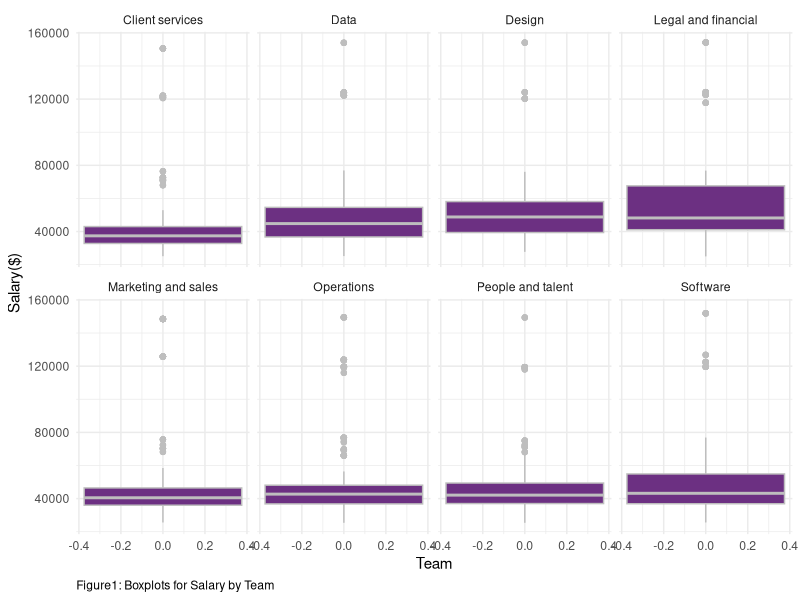
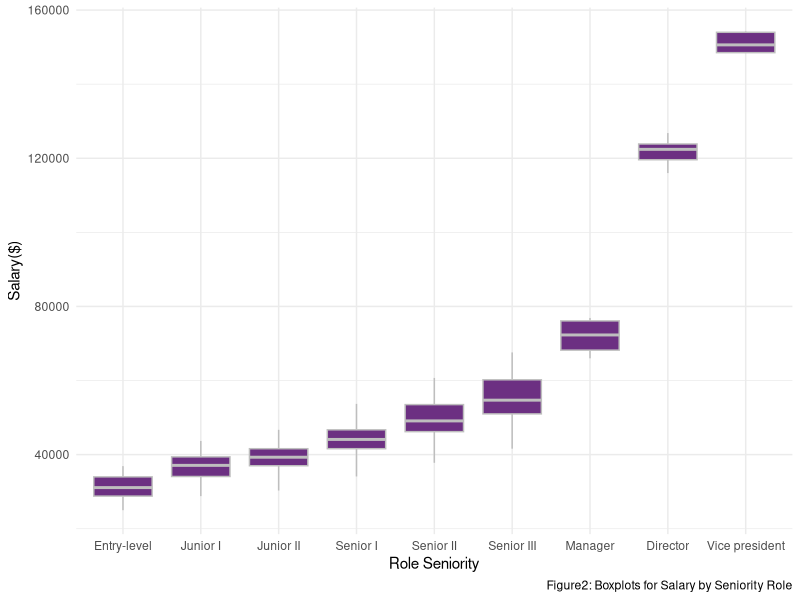
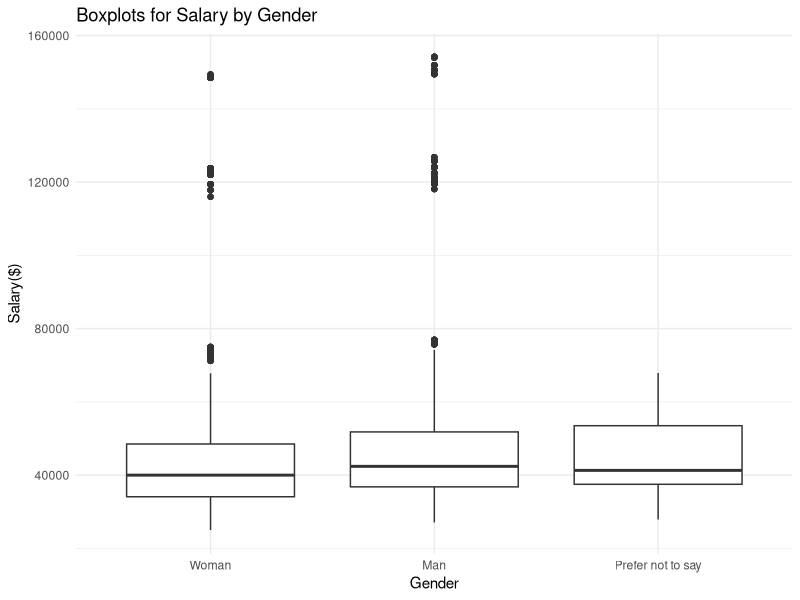
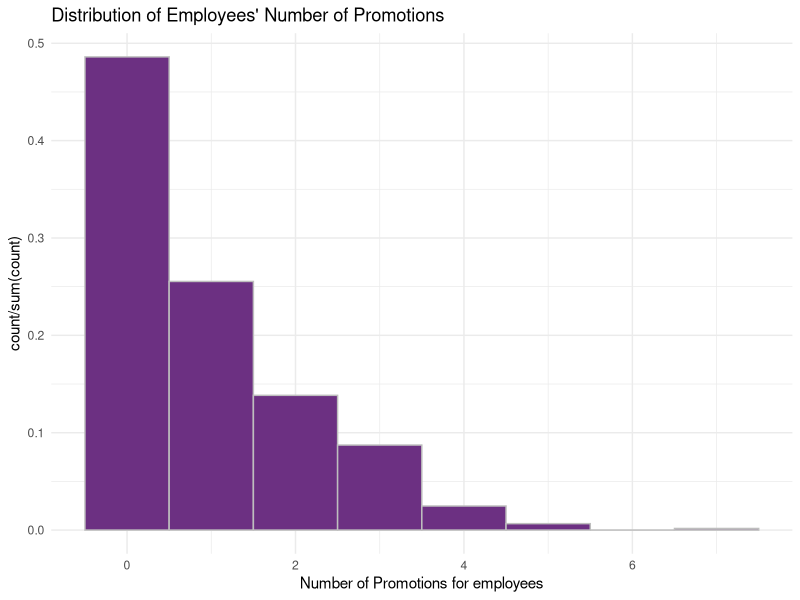
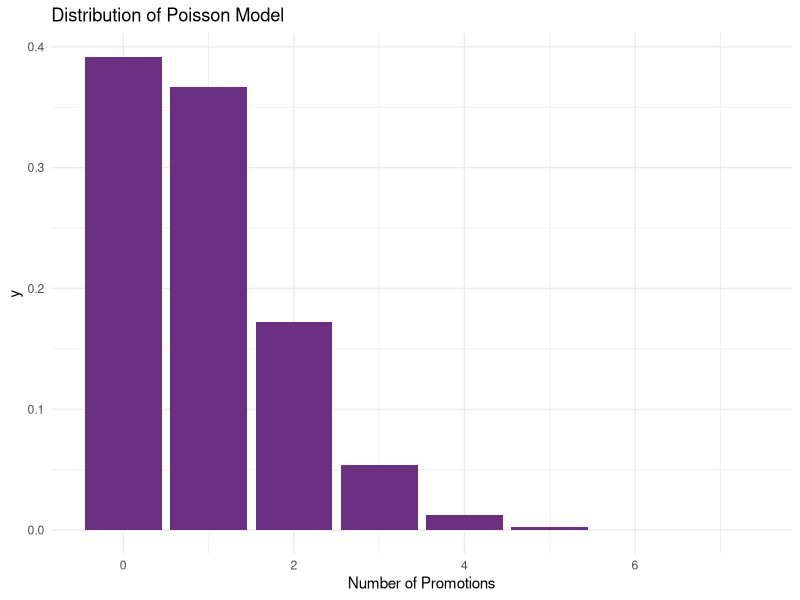
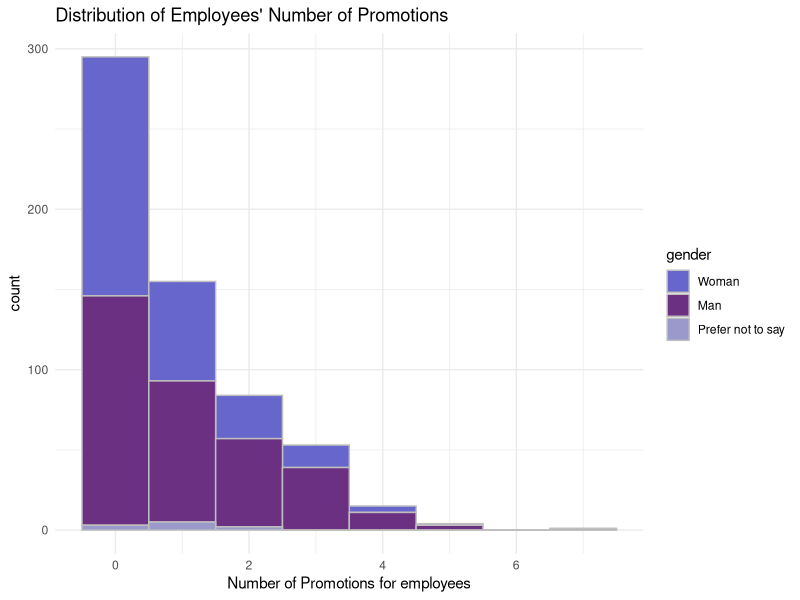
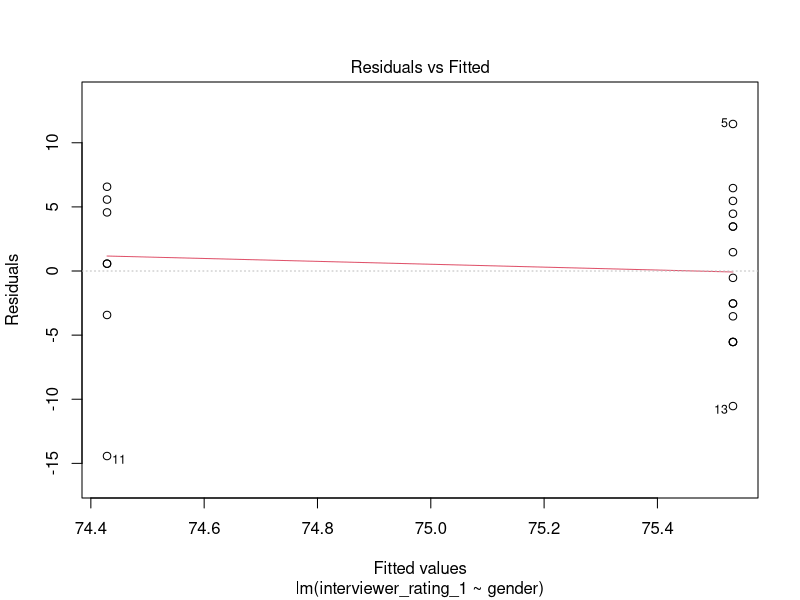
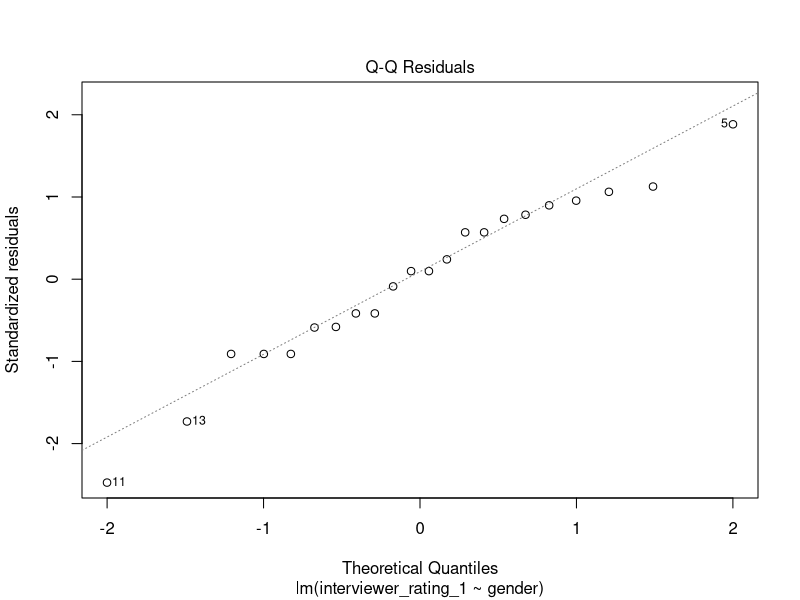

The R source for these figures, in order:
## ---- chunk 1
library(tidyverse)
library(lme4)
library(mgcv)
library(kableExtra)
install.packages("gridExtra")
library(gridExtra)
# this should supress all code and messages
knitr::opts_chunk$set(include=FALSE)
## ---- chunk 2
############################################################################################################
#DATA CLEANING PART
############################################################################################################

# read in the data
black_saber_current_employees <- read_csv("data/black-saber-current-employees.csv")

#change salary varaible from characters to doubles
black_saber_current_employees_cleaned <- black_saber_current_employees %>% 
  mutate(salary = str_extract_all(salary, "\\d+,\\d+")) %>% #only extracting the number part(i.e., remove $)
  mutate(salary = str_remove_all(salary, ",")) %>% # remove comma(,)
  mutate(salary = as.numeric(salary)) %>% #change to doubles
  #changing the orders of role as hierarchy, rather than alphabetical order(see below note)
  mutate(role_seniority = fct_relevel(role_seniority, "Manager", after = 7)) %>% 
  mutate(role_seniority = fct_relevel(role_seniority, "Director", after = 7)) %>%
  #changing the orders of gender for clairty in explanation for promotion analaysis part
  mutate(gender = fct_relevel(gender, "Woman", after = 0))

#NOTES
#(Before changing): Director Entry-level Junior I Junior II Manager Senior I Senior II Senior III Vice president
#(After chaning): “Entry-level”,“Junior I”,“JuniorII”,“Senior I”,“Senior II”,“Senior III”,“Manager”, “Director”,“Vicepresident” 

## ---- chunk 3
#########################################################################################################
#EXPLORATORY ANALYSIS
#########################################################################################################
# create a visualisation (a boxplot to see if teams have systematic differences in their salary)
#some teams might be more important to the company 
#e.g., bc it is a software company, software team might be more valuable to the company and thus receive higher salary, yet this is fair in the sense that the Gideon wants salary based on "talent and value to the company”)

my_plot_salary_by_role_team <- black_saber_current_employees_cleaned %>% 
  ggplot(aes(y = salary)) +
  facet_wrap(~team, nrow = 2) +
  geom_boxplot(colour = "grey", fill = "#6C3082") +
  theme_minimal() +
  labs(x = "Team", y= "Salary($)", caption = "Figure1: Boxplots for Salary by Team") +
  theme(plot.caption = element_text(hjust = 0))

my_plot_salary_by_role_team
ggsave("images/salary_boxplot_team.png", width = 6, height = 4)

## ---- chunk 4

#exploring whether there is difference in salary by roles.
#there should be difference, since higher the role, the more salary people earn since they are more valuable to the company

my_plot_salary_by_role <- black_saber_current_employees_cleaned %>% 
  ggplot(aes(x = role_seniority, y = salary)) +
  geom_boxplot(colour = "grey", fill = "#6C3082") +
  theme_minimal() +
  labs(x="Role Seniority", y= "Salary($)", caption = "Figure2: Boxplots for Salary by Seniority Role")

my_plot_salary_by_role
ggsave("images/salary_boxplot_role.png", width = 6, height = 3)

#side note: does follow the seniority trend, which is Least senior to most senior: “Entry-level”,“Junior I”,“JuniorII”,“Senior I”,“Senior II”,“Senior III”,“Manager”, “Director”,“Vicepresident”

## ---- chunk 5
#########################################################################################################

#exploring whether there is gender difference in salary
my_plot_salary_by_gender <- black_saber_current_employees_cleaned %>% 
  ggplot(aes(x = gender, y = salary)) +
  geom_boxplot() +
  theme_minimal() +
  labs(title = "Boxplots for Salary by Gender", x = "Gender", y= "Salary($)")
  
my_plot_salary_by_gender
#result(interpretation of the plot): Gender does not seem to have fixed effect on salary. In other words, no gender bias, which is good considering EDI (but when doing model comparison, we will see whether such is true numerically)

ggsave("images/salary_boxplot_gender.png", width = 5, height = 2)

#########ONE-WAY ANOVA ON SALARY AND GENDER AS GROUP####################

lmod_gender <- lm(salary ~ gender, data = black_saber_current_employees_cleaned)
summary(lmod_gender)
#HOWEVER, UNLIKE THE VISUALIZATION, THERE WAS A SIGNIFICANT DIFFERENCE IN GENDER! THERE MIGHT BE GENDER BIAS IN SALARY(we will see this in model fitting part)

## ---- chunk 6
#########################################################################################################
#MODEL FITTING
#########################################################################################################

#fitting a linear mixed model while setting financial quarter (financial_q)
#rationale: in some quarters, the company earns a lot of money and so all employees earn more money in that quarter, but when the quarter is not good, all earn less money.

salary_lmer <- lmer(salary ~ gender + team + role_seniority + leadership_for_level + productivity + (1|financial_q), data = black_saber_current_employees_cleaned)
#summary(salary_lmer)

#cannot take face-value to whether team has systematic difference and so just to check, we added this model without team so that when we compare it with salary_lmer, we can know whether we must include team or not fpre better prediction.
salary_lmer_no_team <- lmer(salary ~ gender + role_seniority + leadership_for_level + productivity + (1|financial_q), data = black_saber_current_employees_cleaned)
#summary(salary_lmer)

salary_lmer_no_gender <- lmer(salary ~ team + role_seniority + leadership_for_level + productivity + (1|financial_q), data = black_saber_current_employees_cleaned)
#summary(salary_lmer_no_gender)

## ---- chunk 7
#########################################################################################################
#MODEL COMPARISION TEST
#########################################################################################################


#THIS TEST CONFIRMS THAT THERE IS A GENDER BIAS IN SALARY
lmtest::lrtest(salary_lmer, salary_lmer_no_gender)
#conclusion: indeed, becuase the p-value is significant, simpler model does NOT explain better than complex model = should include gender to have better predictive ability...

## ---- chunk 8
#This test confirms that we need team as predictor
lmtest::lrtest(salary_lmer, salary_lmer_no_team)
## ---- chunk 9
############################################################################################################
#DATA CLEANING PART
############################################################################################################
# create a variable called promotion count that keeps track of the number of times
# each employee got promoted
test_employee_data <- black_saber_current_employees_cleaned %>%
  mutate(employee_role = as.numeric(role_seniority)) %>%
  select(employee_id, employee_role) %>%
  group_by(employee_id)%>%
  mutate(initial_role=min(employee_role)) %>%
  mutate(current_role=max(employee_role)) %>%
  mutate(promotion_count = current_role - initial_role) %>%
  select(employee_id, promotion_count) %>%
  unique()

# `work_period` variable counts how many financial quarters each employee has gone through
# this gives us an idea of how long each employee has been working at the company
working_period <- black_saber_current_employees_cleaned %>%
  group_by(employee_id) %>%
  summarise(work_period = n())

# create a new variable called `employee_role` which saves role_seniority as numbers and
# create another variable called `initial_role` that indicates the initial role of the employee
role_seniority_data <- black_saber_current_employees_cleaned %>% 
  mutate(employee_role = as.numeric(role_seniority)) %>%
  select(employee_id, employee_role) %>%
  unique()%>%
  group_by(employee_id)%>%
  mutate(initial_role=min(employee_role)) %>%
  mutate(current_role=max(employee_role))

# data that only contains the most recent (2020 Q4) information on each employee
test_employee_data <- full_join(black_saber_current_employees_cleaned, test_employee_data) %>%
  left_join(working_period) %>%
  mutate(year = as.numeric(str_extract_all(financial_q, "\\d+\\d+"))) %>%
  mutate(quarter = as.numeric(substr(financial_q,7,7))) %>% 
  group_by(employee_id) %>%
  mutate(recent_year = max(year)) %>%
  filter(year == recent_year) %>%
  mutate(recent_quarter = max(quarter)) %>%
  filter(quarter == recent_quarter) %>%
  right_join(y = role_seniority_data) %>% 
  filter(employee_role == current_role) %>% 
  select(-c(year, quarter, recent_year, recent_quarter, current_role, employee_role, initial_role))

## ---- chunk 10
#########################################################################################################
#EXPLORATORY ANALYSIS
#########################################################################################################

# proportion of different numbers of promotion
prop.table(table(test_employee_data$promotion_count))

# mean number of promotions
mean(test_employee_data$promotion_count)
sd(test_employee_data$promotion_count)

promotion_count_plot <- test_employee_data %>% 
  ggplot(aes(x = promotion_count)) +
  geom_histogram(aes(y = stat(count / sum(count))), colour = "grey", fill = "#6C3082", binwidth= 1) +
  theme_minimal() +
  labs(title = "Distribution of Employees' Number of Promotions", x = "Number of Promotions for employees")

promotion_count_plot


promotion_count_poisson_plot <- ggplot(transform(data.frame(x=c(0:7)), y=dpois(x, lambda = mean(test_employee_data$promotion_count))), aes(x, y)) + 
  geom_bar(stat="identity", fill = "#6C3082") + 
  theme_minimal() +
  labs(title = "Distribution of Poisson Model", x = "Number of Promotions")
  
promotion_count_poisson_plot


promotion_count_by_gender_plot <- test_employee_data %>% 
  ggplot(aes(x = promotion_count, fill = gender)) +
  geom_histogram(colour = "grey", binwidth= 1) +
  theme_minimal() +
  labs(title = "Distribution of Employees' Number of Promotions", x = "Number of Promotions for employees") + 
  scale_fill_manual(values=c("#6666CC", "#6C3082","#9999CC"))

promotion_count_by_gender_plot
## ---- chunk 11
#########################################################################################################
#MODEL FITTING
#########################################################################################################
# test model to see if gender, leadership level and productivity of each employee affect their number of promotions
# (offset: account for different work periods for the employees, while allowing for counts to still be the response.)
mod1 <- glm(promotion_count ~ gender, family = poisson, offset = log(work_period), data = test_employee_data)

mod2 <- glm(promotion_count ~ gender + leadership_for_level, family = poisson, offset = log(work_period), data = test_employee_data)

mod3 <- glm(promotion_count ~ gender + leadership_for_level + productivity, family = poisson, offset = log(work_period), data = test_employee_data) 

lmtest::lrtest(mod1, mod2, mod3)
round(coef(summary(mod1)),4)
round(confint(mod1),4)

mod4 <- glmer(promotion_count ~ gender + (1|team), family = poisson, offset = log(work_period), data = test_employee_data)
# mod4 suggests that having the random effect for `team` may be meaningless since the random effect is very small.


## ---- chunk 12
#########################################################################################################
#DATA CLEANING PART
#########################################################################################################

# read in the data
phase1_applicants <- read.csv("data/phase1-new-grad-applicants-2020.csv")
phase2_applicants <- read.csv("data/phase2-new-grad-applicants-2020.csv")
phase3_applicants <- read.csv("data/phase3-new-grad-applicants-2020.csv")
final_hired <- read.csv("data/final-hires-newgrad_2020.csv")

#make new variable which tells whether applicant is accepted for each phase or not
#add gender if the dataset doesn't have
final_hired_cleaned <- final_hired %>% 
  mutate(hired = 1)

phase3_applicants_cleaned <- phase3_applicants %>% 
  full_join(final_hired_cleaned) %>% 
  mutate(hired = replace_na(hired, 0)) %>% 
  left_join(phase2_applicants) %>% 
  select(applicant_id : hired, gender) %>% 
  mutate(gender = fct_relevel(gender, "Woman", after = 0)) %>% 
  mutate(hired_word = case_when(hired == 0 ~ "Fail", 
                                         hired == 1 ~ "Pass")) %>% 
  mutate(phase2accepted = 1)

phase2_applicants_cleaned <- phase2_applicants %>% 
  full_join(phase3_applicants_cleaned) %>% 
  mutate(phase2accepted = replace_na(phase2accepted, 0)) %>% 
  select(applicant_id, gender, technical_skills:speaking_skills, phase2accepted) %>%
  mutate(gender = fct_relevel(gender, "Woman", after = 0)) %>% 
  mutate(phase2accepted_word = case_when(phase2accepted == 0 ~ "Fail", 
                                         phase2accepted == 1 ~ "Pass")) %>% 
  mutate(phase1accepted = 1) # %>% 
  #filter(gender != "Prefer not to say")

phase1_applicants_cleaned <- phase1_applicants %>% 
  full_join(phase2_applicants_cleaned) %>% 
  select(applicant_id:work_experience, phase1accepted) %>% 
  mutate(phase1accepted = replace_na(phase1accepted, 0)) %>%
  mutate(gender = fct_relevel(gender, "Woman", after = 0)) %>% 
  mutate(phase1accepted_word = case_when(phase1accepted == 0 ~ "Fail",
                                         phase1accepted == 1 ~ "Pass"))

phase2_applicants_cleaned <- filter(phase2_applicants_cleaned, gender != "Prefer not to say")
## ---- chunk 13
#########################################################################################################
#EXPLORATORY ANALYSIS
#########################################################################################################

#proportion of female
sum(phase1_applicants$gender == "Woman") / nrow(phase1_applicants)
sum(phase1_applicants$gender == "Prefer not to say") / nrow(phase1_applicants)
sum(phase2_applicants_cleaned$phase2accepted ==1) / nrow(phase2_applicants_cleaned)

# create a visualisation (a boxplot to see if gender has systematic differences in their phase approved)

#stacked bar chart that displays the proportion of applicants with each accepted group, for each gender
bar_proportion_phase1 <- ggplot(data = phase1_applicants_cleaned, aes(x = gender, fill = phase1accepted_word)) +
  geom_bar(position = "fill") +
  scale_fill_manual(values=c("#9999CC", "#6C3082")) +
  theme_minimal() +
  labs(title = "Pass Rate in Phase 1 by Gender",
       x = "Gender", y = "Approved Proportion") + 
  theme(legend.position = "none")

bar_proportion_phase2 <- ggplot(data = phase2_applicants_cleaned, aes(x = gender, fill = phase2accepted_word)) +
  geom_bar(position = "fill") +
  scale_fill_manual(values=c("#9999CC", "#6C3082")) +
  theme_minimal() +
  labs(title = "Pass Rate in Phase 2 by Gender",
       x = "Gender", y = "Approved Proportion") +
  theme(legend.title = element_blank())

bar_proportion_phase1_2 <- arrangeGrob(bar_proportion_phase1, bar_proportion_phase2, ncol=2)
ggsave(file="images/hiring_barchart_gender.png", bar_proportion_phase1_2)

box_interviewer1 <- ggplot(phase3_applicants_cleaned, aes(x = gender, y = interviewer_rating_1)) +
  geom_boxplot() +
  ylim(55, 95) +
  theme_minimal() +
  labs(title = "interviewer1 scores by Gender", x = "Gender", y= "rating") +
  theme(plot.title = element_text(hjust = 0.5))
  
box_interviewer2 <- ggplot(phase3_applicants_cleaned, aes(x = gender, y = interviewer_rating_2)) +
  geom_boxplot() +
  ylim(55, 95) +
  theme_minimal() +
  labs(title = "interviewer2 scores by Gender", x = "Gender", y= "rating") +
  theme(plot.title = element_text(hjust = 0.5))

box_proportion_interviewer1_2 <- arrangeGrob(box_interviewer1, box_interviewer2, ncol=2)
ggsave(file="images/hiring_boxplot_gender.png", box_proportion_interviewer1_2)
## ---- chunk 14
#########################################################################################################
#MODEL FITTING
#########################################################################################################

#use generalized linear model since all variables take large part of grades

#model where gender is only predictor
phase1_gender <- glm(phase1accepted ~ gender, family = binomial, data = phase1_applicants_cleaned)
confint(phase1_gender)

#generalized linear model with all variables except for gender
phase1_glm_no_gender <- glm(phase1accepted ~ team_applied_for + cover_letter + cv+ gpa + extracurriculars + work_experience, family = binomial(link = "logit"), data = phase1_applicants_cleaned)

#generalized linear model with all variables including gender
phase1_glm <- glm(phase1accepted ~ team_applied_for + cover_letter + cv+ gpa + gender +  extracurriculars + work_experience, family = binomial(link = "logit"), data = phase1_applicants_cleaned)

#deviance test to know including gender is better
drop_in_deviance <- anova(phase1_glm_no_gender, phase1_glm, test = "Chisq")
drop_in_deviance
## ---- chunk 15
#model where gender is only predictor
phase2_gender <- glm(phase2accepted ~ gender, family = binomial, data = phase2_applicants_cleaned)
confint(phase2_gender)

#generalized linear model with all variables except for gender
phase2_glm_no_gender <- glm(phase2accepted ~ technical_skills + writing_skills + speaking_skills + leadership_presence , family = binomial(link = "logit"), data = phase2_applicants_cleaned)

#generalized linear model with all variables including gender
phase2_glm <- glm(phase2accepted ~ technical_skills + writing_skills + speaking_skills + leadership_presence + gender, family = binomial(link = "logit"), data = phase2_applicants_cleaned)

#deviance test to know including gender is better
drop_in_deviance <- anova(phase2_glm_no_gender, phase2_glm, test = "Chisq")
drop_in_deviance
## ---- chunk 16
#Simple linear model with gender covariate for interviewer 1
phase3_interviewer1 <- lm(interviewer_rating_1 ~ gender, data = phase3_applicants_cleaned)
confint(phase3_interviewer1)

#Simple linear model with gender covariate for interviewer 2
phase3_interviewer2 <- lm(interviewer_rating_2 ~ gender, data = phase3_applicants_cleaned)
confint(phase3_interviewer2)

#Checking assumption
plot(phase3_interviewer1)
plot(phase3_interviewer2)
